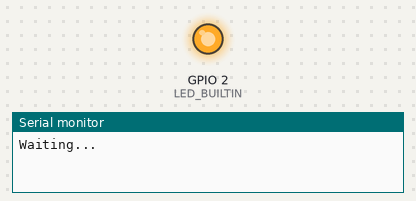
Bench run of a sketch on a simulated ESP8266 (NodeMCU). Parts: output pins drawn as LEDs (lit = HIGH, except the on-board LED, lit = LOW), the last lines printed to the serial monitor. WiFi joins after 1.5 s; servers stay silent unless stated.

Above: at 0.6 s.
At 2.1 s:
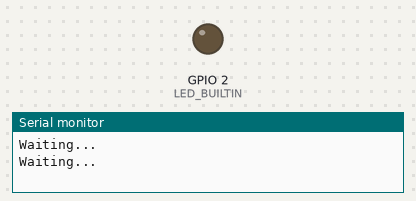
Timing chart, 0 to 3.6 s (numbered marks = the images above):
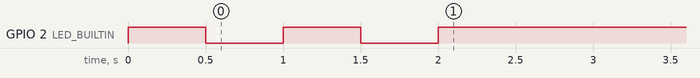

The sketch:

esp.ino
```cpp
#include <ESP8266WiFi.h>
#include <ESP8266HTTPClient.h>
#include <SoftwareSerial.h>

const char ssid[] = "Inudi Harek, Horakhet";
const char password[] = "987654321";

const char endpointTemplate[] = "http://%s:5173/%s";

// -4: the length of the two "%s"
// +12: the maximum length of an IP address
// +1: the null terminator
const int padding = sizeof(endpointTemplate) - 4 + 12 + 1;

char* logEndpoint = new char[padding + sizeof("log")];
char* enrollEndpoint = new char[padding + sizeof("enroll")];
char* verifyEndpoint = new char[padding + sizeof("verify")];

WiFiClient client;
HTTPClient http;

void setup() {
  Serial.begin(9600);

  pinMode(LED_BUILTIN, OUTPUT);

  WiFi.mode(WIFI_STA);
  WiFi.begin(ssid, password);

  while (WiFi.status() != WL_CONNECTED) {
    Serial.println("Waiting...");

    digitalWrite(LED_BUILTIN, HIGH);
    delay(500);
    digitalWrite(LED_BUILTIN, LOW);
    delay(500);
  }

  sprintf(logEndpoint, endpointTemplate, WiFi.gatewayIP().toString().c_str(), "log");
  sprintf(enrollEndpoint, endpointTemplate, WiFi.gatewayIP().toString().c_str(), "enroll");
  sprintf(verifyEndpoint, endpointTemplate, WiFi.gatewayIP().toString().c_str(), "verify");

  digitalWrite(LED_BUILTIN, HIGH);
}

unsigned long lastLoop = 0;

void loop() {
  // Poll the Arduino for requests
  if (Serial.available()) {
    const String str = Serial.readStringUntil('\n');

    if (str.equalsIgnoreCase("req:new_fingerprint\r")) {
      http.begin(client, enrollEndpoint);
      http.PUT("");
      http.end();
    }
  }

  // Poll the webserver for requests
  if (millis() - lastLoop >= 500) {
    lastLoop = millis();

    http.begin(client, enrollEndpoint);
    if (http.GET() == HTTP_CODE_OK) {
      Serial.println("*");
    };
    http.end();

    http.begin(client, verifyEndpoint);
    if (http.GET() == HTTP_CODE_OK) {
      Serial.println("#");
    }
    http.end();
  }
}
```
